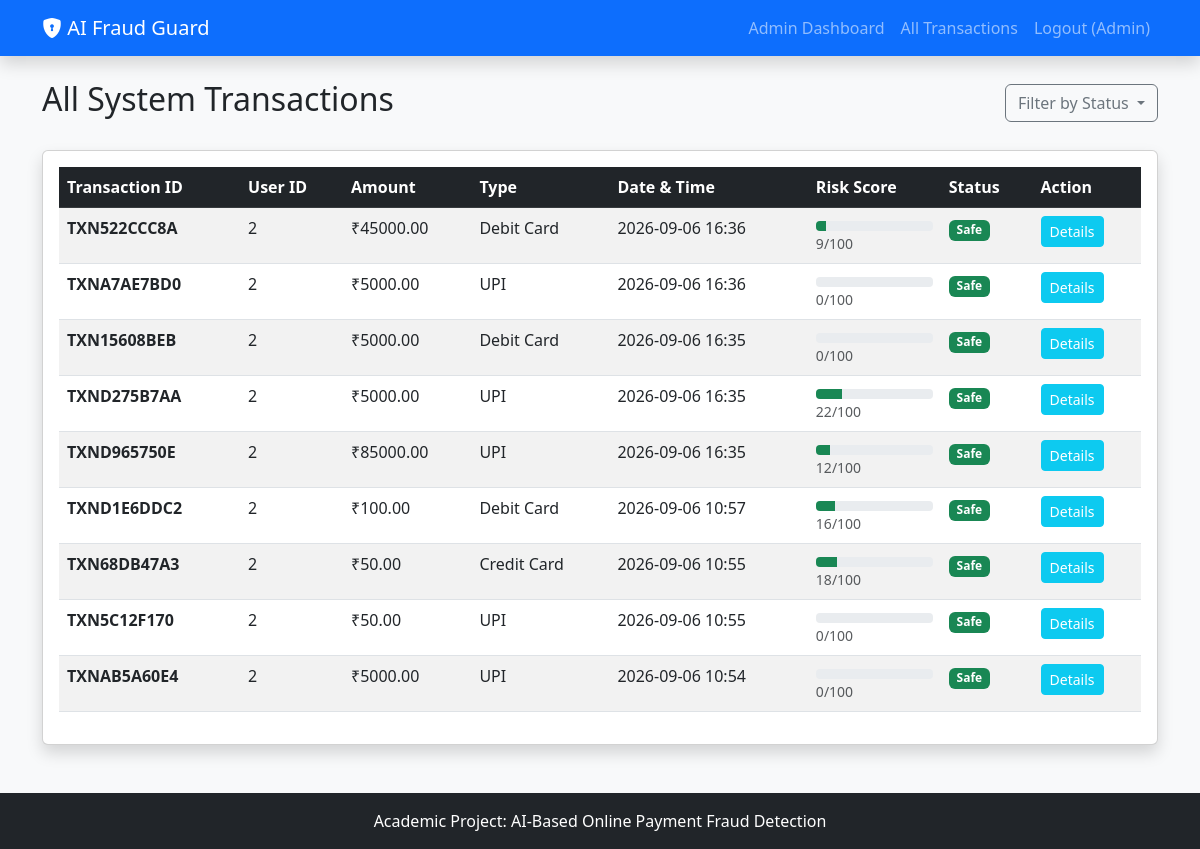
The page /admin/transactions (signed in) on the database its author committed.
### database/models.py (models this page shows)
class User(db.Model, UserMixin):
    __tablename__ = 'users'
    id = db.Column(db.Integer, primary_key=True)
    name = db.Column(db.String(100), nullable=False)
    email = db.Column(db.String(120), unique=True, nullable=False)
    password_hash = db.Column(db.String(128), nullable=False)
    role = db.Column(db.String(20), default='user') # 'user' or 'admin'
    created_at = db.Column(db.DateTime, default=datetime.utcnow)
    transactions = db.relationship('Transaction', backref='user', lazy=True)

class Transaction(db.Model):
    __tablename__ = 'transactions'
    id = db.Column(db.Integer, primary_key=True)
    transaction_id = db.Column(db.String(50), unique=True, nullable=False)
    user_id = db.Column(db.Integer, db.ForeignKey('users.id'), nullable=False)
    amount = db.Column(db.Float, nullable=False)
    transaction_type = db.Column(db.String(50))
    transaction_time = db.Column(db.Integer) # Hour of day
    sender_balance = db.Column(db.Float)
    receiver_balance = db.Column(db.Float)
    location = db.Column(db.String(100))
    device_type = db.Column(db.String(50))
    previous_transactions = db.Column(db.Integer)
    new_device = db.Column(db.Integer)
    unusual_location = db.Column(db.Integer)
    fraud_probability = db.Column(db.Float)
    risk_score = db.Column(db.Integer)
    prediction = db.Column(db.String(20)) # 'Genuine' or 'Fraud'
    status = db.Column(db.String(20)) # 'LOW RISK', 'MEDIUM RISK', 'HIGH RISK'
    created_at = db.Column(db.DateTime, default=datetime.utcnow)

### app.py (the view)
@app.route('/admin/transactions')
@login_required
def admin_transactions():
    if current_user.role != 'admin':
        return redirect(url_for('dashboard'))
    txs = Transaction.query.order_by(Transaction.created_at.desc()).all()
    return render_template('transactions.html', transactions=txs, is_admin=True)

### app.py (called while the page is built)
@login_manager.user_loader
def load_user(user_id):
    return User.query.get(int(user_id))

### templates/transactions.html (shortened to what this page needs)
{% extends "base.html" %}
{% block content %}
<div class="d-flex justify-content-between align-items-center mb-4">
    <h2>{{ 'All System Transactions' if is_admin else 'Your Transaction History' }}</h2>
    <div class="dropdown">
        <button class="btn btn-outline-secondary dropdown-toggle" type="button" id="filterDropdown" data-bs-toggle="dropdown" aria-expanded="false">
            Filter by Status
        </button>
    </div>
</div>
<div class="card shadow">
    <div class="card-body">
        {% if transactions %}
        <div class="table-responsive">
            <table class="table table-hover table-striped">
                <thead class="table-dark">
                    <tr>
                        <th>Transaction ID</th>
                        {% if is_admin %}<th>User ID</th>{% endif %}
                        <th>Amount</th>
                        <th>Type</th>
                        <th>Date & Time</th>
                        <th>Risk Score</th>
                        <th>Status</th>
                        <th>Action</th>
                    </tr>
                </thead>
                <tbody>
                    {% for tx in transactions %}
                    <tr>
                        <td><strong>{{ tx.transaction_id }}</strong></td>
                        {% if is_admin %}<td>{{ tx.user_id }}</td>{% endif %}
                        <td>₹{{ "%.2f"|format(tx.amount) }}</td>
                        <td>{{ tx.transaction_type }}</td>
                        <td>{{ tx.created_at.strftime('%Y-%m-%d %H:%M') }}</td>
                        <td>
                            <div class="progress" style="height: 10px; margin-top: 5px;">
                                <div class="progress-bar bg-{{ 'success' if tx.risk_score <= 30 else 'warning' if tx.risk_score <= 70 else 'danger' }}"
                                     role="progressbar" style="width: {{ tx.risk_score }}%;"></div>
                            </div>
                            <small class="text-muted">{{ tx.risk_score }}/100</small>
                        </td>
                        <td>
                            {% if tx.status == 'LOW RISK' %}
                            <span class="badge bg-success">Safe</span>
                            {% elif tx.status == 'MEDIUM RISK' %}
                            <span class="badge bg-warning text-dark">Review</span>
                            {% else %}
                            <span class="badge bg-danger">Suspicious</span>
                            {% endif %}
                        </td>
                        <td>
                            <button class="btn btn-sm btn-info text-white" onclick="alert('Demo feature: Transaction details would open here.')">Details</button>
                        </td>
                    </tr>
                    {% endfor %}
                </tbody>
            </table>
        </div>
        {% endif %}
    </div>
</div>
{% endblock %}

### templates/base.html (shortened to what this page needs)
<!DOCTYPE html>
<html lang="en">
<head>
    <link href="https://cdn.jsdelivr.net/npm/bootstrap@5.3.0/dist/css/bootstrap.min.css" rel="stylesheet">
    <link rel="stylesheet" href="https://cdn.jsdelivr.net/npm/bootstrap-icons@1.11.1/font/bootstrap-icons.css">
    <link rel="stylesheet" href="{{ url_for('static', filename='css/style.css') }}">
</head>
<body class="bg-light">
    <nav class="navbar navbar-expand-lg navbar-dark bg-primary mb-4 shadow">
        <div class="container">
            <a class="navbar-brand" href="{{ url_for('index') }}"><i class="bi bi-shield-lock-fill"></i> AI Fraud Guard</a>
            <div class="collapse navbar-collapse" id="navbarNav">
                <ul class="navbar-nav ms-auto">
                    {% if current_user.is_authenticated %}
                        {% if current_user.role == 'admin' %}
                            <li class="nav-item"><a class="nav-link" href="{{ url_for('admin_dashboard') }}">Admin Dashboard</a></li>
                            <li class="nav-item"><a class="nav-link" href="{{ url_for('admin_transactions') }}">All Transactions</a></li>
                        {% else %}
                            <li class="nav-item"><a class="nav-link" href="{{ url_for('dashboard') }}">Dashboard</a></li>
                            <li class="nav-item"><a class="nav-link" href="{{ url_for('check_transaction') }}">Check Transaction</a></li>
                            <li class="nav-item"><a class="nav-link" href="{{ url_for('transactions') }}">History</a></li>
                        {% endif %}
                        <li class="nav-item"><a class="nav-link" href="{{ url_for('logout') }}">Logout ({{ current_user.name }})</a></li>
                    {% else %}
                        <li class="nav-item"><a class="nav-link" href="{{ url_for('login') }}">Login</a></li>
                        <li class="nav-item"><a class="nav-link" href="{{ url_for('register') }}">Register</a></li>
                    {% endif %}
                </ul>
            </div>
        </div>
    </nav>
    <div class="container mb-5">
        {% block content %}{% endblock %}
    </div>
    <footer class="bg-dark text-white text-center py-3 mt-auto">
        <div class="container">
            <p class="mb-0">Academic Project: AI-Based Online Payment Fraud Detection</p>
        </div>
    </footer>
</body>
</html>

### static/css/style.css (style rules this page uses)
body { display: flex; flex-direction: column; min-height: 100vh; }
.card { transition: all 0.3s ease; }
.table th { font-weight: 600; }
.progress { background-color: #e9ecef; border-radius: 0.25rem; }

### rows shown on the page
User: name "Admin"
Transaction: transaction_id "TXN522CCC8A", user_id "2", amount "45000.00", transaction_type "Debit Card", created_at "2026-09-06 16:36", risk_score "9", status "Safe"
Transaction: transaction_id "TXNA7AE7BD0", user_id "2", amount "5000.00", transaction_type "UPI", created_at "2026-09-06 16:36", risk_score "0", status "Safe"
Transaction: transaction_id "TXN15608BEB", user_id "2", amount "5000.00", transaction_type "Debit Card", created_at "2026-09-06 16:35", risk_score "0", status "Safe"
Transaction: transaction_id "TXND275B7AA", user_id "2", amount "5000.00", transaction_type "UPI", created_at "2026-09-06 16:35", risk_score "22", status "Safe"
Transaction: transaction_id "TXND965750E", user_id "2", amount "85000.00", transaction_type "UPI", created_at "2026-09-06 16:35", risk_score "12", status "Safe"
Transaction: transaction_id "TXND1E6DDC2", user_id "2", amount "100.00", transaction_type "Debit Card", created_at "2026-09-06 10:57", risk_score "16", status "Safe"
Transaction: transaction_id "TXN68DB47A3", user_id "2", amount "50.00", transaction_type "Credit Card", created_at "2026-09-06 10:55", risk_score "18", status "Safe"
Transaction: transaction_id "TXN5C12F170", user_id "2", amount "50.00", transaction_type "UPI", created_at "2026-09-06 10:55", risk_score "0", status "Safe"
Transaction: transaction_id "TXNAB5A60E4", user_id "2", amount "5000.00", transaction_type "UPI", created_at "2026-09-06 10:54", risk_score "0", status "Safe"

### other values the page prints
{{ 'All System Transactions' if is_admin else 'Your Transaction History' }} "All System Transactions"
